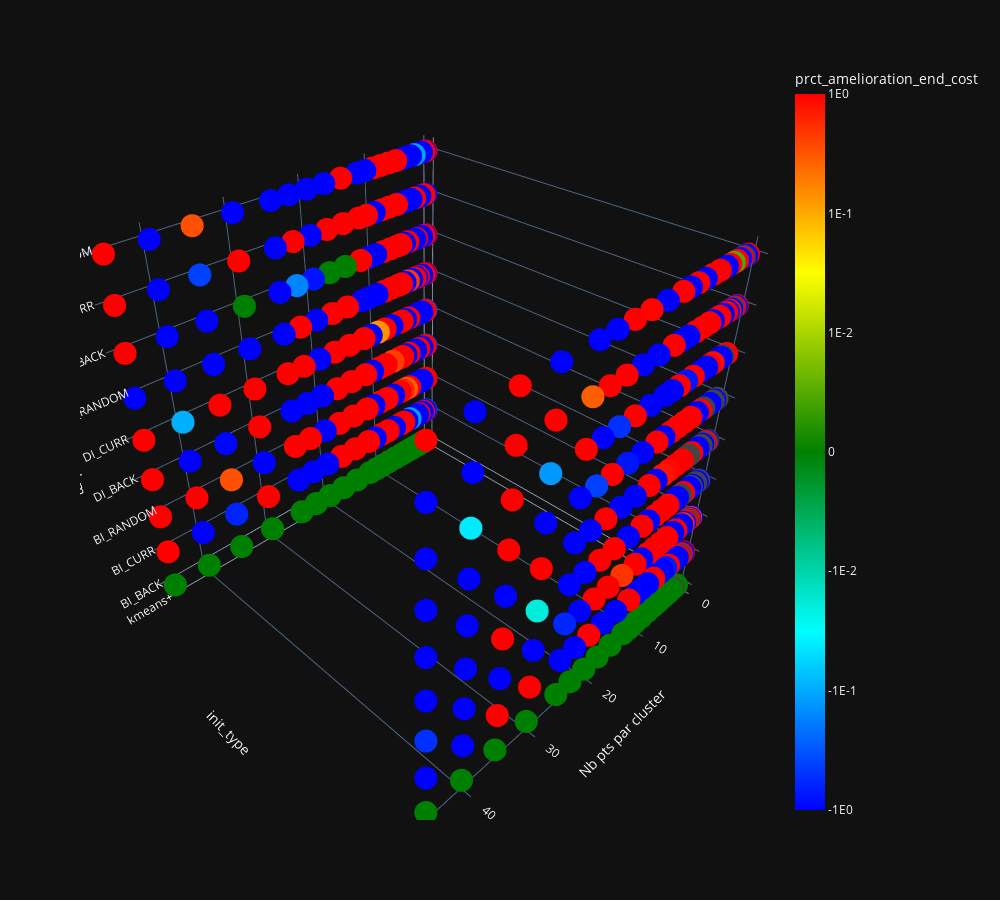

The cell this chart's notebook holds for it:
### Code cell
df = df_compil.copy().reset_index()
ticks_pow = [-2,-1,0]
max_val = abs(min(ticks_pow))
delta_zero = 0.001+1
logscale = lambda x:  np.sign(x) * (1-min(ticks_pow)+np.clip(np.log10(np.abs(x+1e-16)),min(ticks_pow)-delta_zero,np.inf))
fig = px.scatter_3d(df,x="Nb. points",y="init_type",z="algorithm",color=logscale(df[COLUMN]),
                    hover_data=["Nb. points","num_clusters","init_type","algorithm",COLUMN],
                    color_continuous_scale=["red","yellow","green","cyan","blue"][::-1],
                    range_color=[-max_val-delta_zero,max_val+delta_zero],
                    template="plotly_dark",width=1000,height=900)
def build(f):
    ticks_pos = [f(1,p) for p in ticks_pow]
    ticks_neg = [f(-1,p) for p in ticks_pow[::-1]]
    return [*ticks_neg,logscale(0),*ticks_pos]
def func(sign,p):
    real_value = sign*10**p
    return logscale(real_value)
Lp = build(func)
Lannot = build(lambda sign,p: "1E"+str(p) if sign > 0 else "-1E"+str(p))
fig.update_layout(coloraxis_colorbar=dict(
    title=COLUMN,
    tickvals=np.round(Lp,decimals=2),
    ticktext=Lannot,
))
fig.show()

### Figure 1 — Plotly figure (JSON) as saved in the notebook; plotly's stock layout.template omitted (floating-point values rounded to 4 significant figures; data arrays with more than 128 entries replaced by an {"elided": "..."} marker saying what was removed)
{"data": [{"customdata": {"elided": "738x1 float values"}, "hovertemplate": "Nb pts par cluster=%{x}<br>init_type=%{y}<br>algorithm=%{z}<br>prct_amelioration_end_cost=%{customdata[0]}<br>color=%{marker.color}<extra></extra>", "legendgroup": "", "marker": {"color": {"elided": "738 float values"}, "coloraxis": "coloraxis", "symbol": "circle"}, "mode": "markers", "name": "", "scene": "scene", "showlegend": false, "type": "scatter3d", "x": {"elided": "738 float values"}, "y": {"elided": "738 str values"}, "z": {"elided": "738 str values"}}], "layout": {"coloraxis": {"cmax": 3.001, "cmin": -3.001, "colorbar": {"ticktext": ["-1E0", "-1E-1", "-1E-2", 0, "1E-2", "1E-1", "1E0"], "tickvals": [-3, -2, -1, 0, 1, 2, 3], "title": {"text": "prct_amelioration_end_cost"}}, "colorscale": [[0, "blue"], [0.25, "cyan"], [0.5, "green"], [0.75, "yellow"], [1, "red"]]}, "height": 900, "legend": {"tracegroupgap": 0}, "margin": {"t": 60}, "scene": {"domain": {"x": [0, 1], "y": [0, 1]}, "xaxis": {"title": {"text": "Nb pts par cluster"}}, "yaxis": {"title": {"text": "init_type"}}, "zaxis": {"title": {"text": "algorithm"}}}, "width": 1000}}
